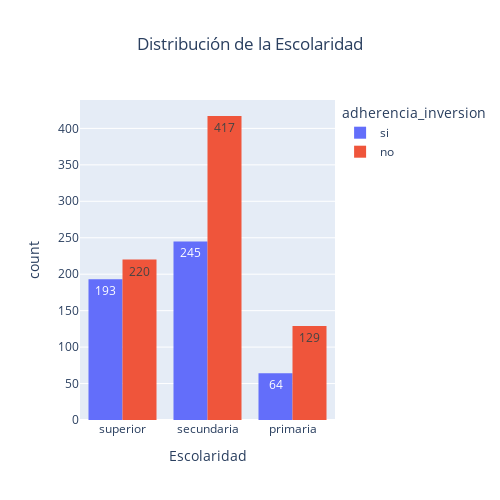

The code cell stored with this chart in its notebook:
### Code cell
fig = px.histogram(datos, x="escolaridad", text_auto = True,
             title = "Distribución de la Escolaridad",
             labels= {"escolaridad": "Escolaridad"},
             width=500,
             height=500,
             color="adherencia_inversion",
             barmode='group')
fig.update_layout(title_x=0.5)

### Figure 1 — Plotly figure (JSON) as saved in the notebook; plotly's stock layout.template omitted (floating-point values rounded to 4 significant figures; data arrays with more than 128 entries replaced by an {"elided": "..."} marker saying what was removed)
{"data": [{"alignmentgroup": "True", "bingroup": "x", "hovertemplate": "adherencia_inversion=si<br>Escolaridad=%{x}<br>count=%{y}<extra></extra>", "legendgroup": "si", "marker": {"color": "#636efa", "pattern": {"shape": ""}}, "name": "si", "offsetgroup": "si", "orientation": "v", "showlegend": true, "texttemplate": "%{value}", "type": "histogram", "x": {"elided": "502 str values"}, "xaxis": "x", "yaxis": "y"}, {"alignmentgroup": "True", "bingroup": "x", "hovertemplate": "adherencia_inversion=no<br>Escolaridad=%{x}<br>count=%{y}<extra></extra>", "legendgroup": "no", "marker": {"color": "#EF553B", "pattern": {"shape": ""}}, "name": "no", "offsetgroup": "no", "orientation": "v", "showlegend": true, "texttemplate": "%{value}", "type": "histogram", "x": {"elided": "766 str values"}, "xaxis": "x", "yaxis": "y"}], "layout": {"barmode": "group", "height": 500, "legend": {"title": {"text": "adherencia_inversion"}, "tracegroupgap": 0}, "title": {"text": "Distribución de la Escolaridad", "x": 0.5}, "width": 500, "xaxis": {"anchor": "y", "domain": [0, 1], "title": {"text": "Escolaridad"}}, "yaxis": {"anchor": "x", "domain": [0, 1], "title": {"text": "count"}}}}
